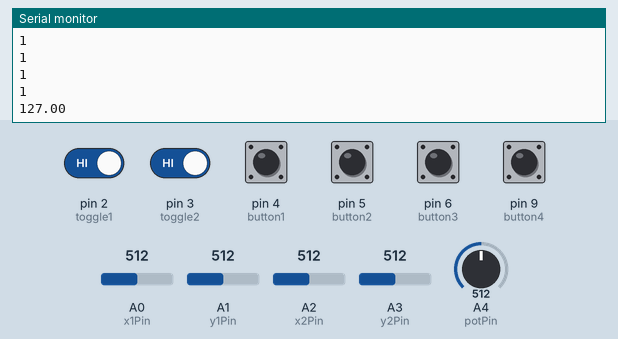
This sketch was run on a simulated Arduino Uno, built with avr-gcc and run on an emulated ATmega328P. Parts: the last lines printed to the serial monitor. The test bench sets the inputs (shaded band); at power-on: pin 2 (toggle1), pin 3 (toggle2), pin 4 (button1), pin 5 (button2), pin 6 (button3), pin 9 (button4) HIGH, A0 (x1Pin) = 512, A1 (y1Pin) = 512, A2 (x2Pin) = 512, A4 (potPin) = 512, A3 (y2Pin) = 512. No radio packets arrive unless stated.

Above: at 1.2 s.
1.3 s: A0 (x1Pin) set to 716
At 2.2 s:
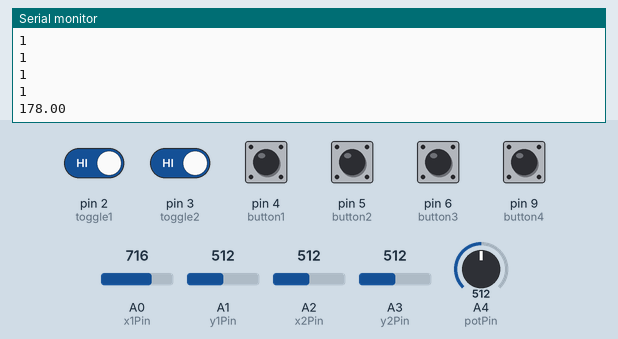
2.8 s: A1 (y1Pin) set to 306
At 3.9 s:
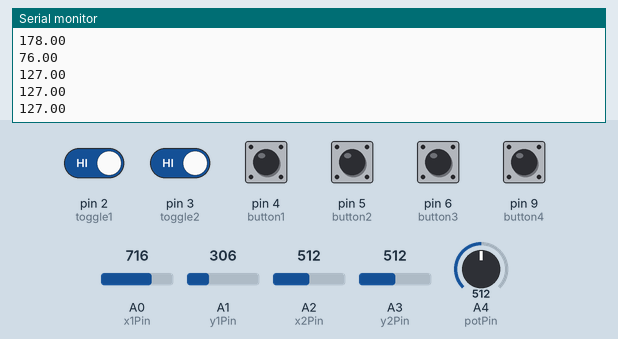
4.3 s: A2 (x2Pin) set to 306
At 5.3 s:
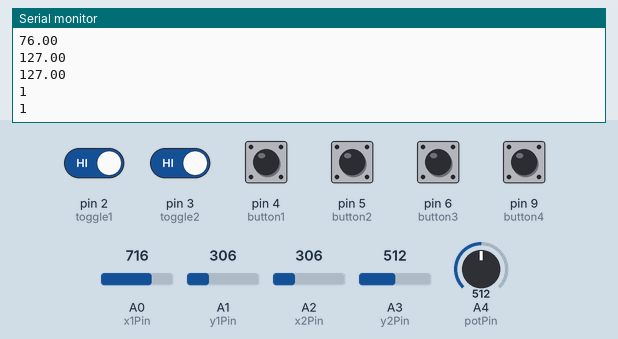
5.8 s: A4 (potPin) set to 306
At 6.5 s:
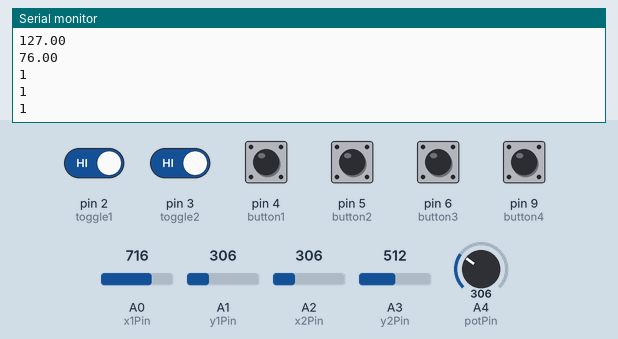
7.3 s: A3 (y2Pin) set to 992
At 7.9 s:
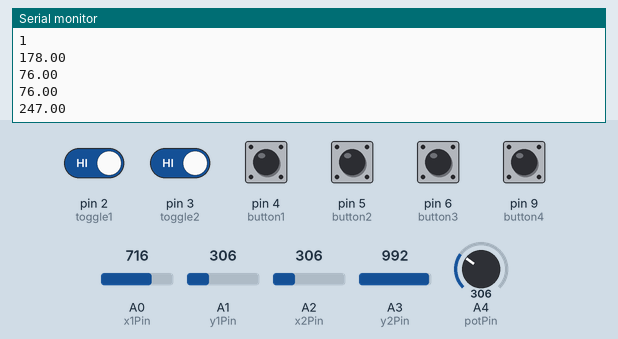
8.8 s: pin 2 (toggle1) driven LOW
Timing chart, 0 to 11.3 s (numbered marks = the images above; inputs shaded):
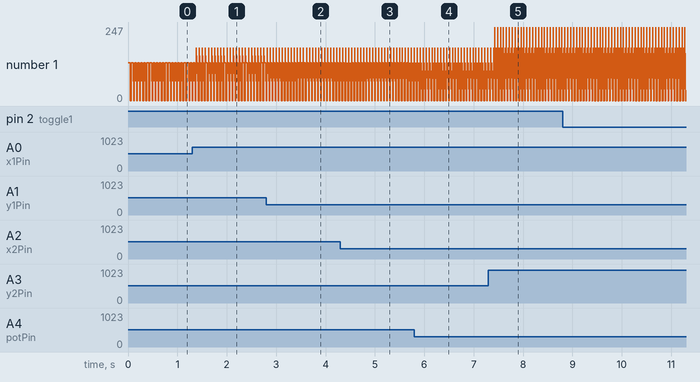

The sketch:

Transmitter.ino
```cpp
#include<nRF24L01.h>
#include<RF24.h>
#include<SPI.h>

//Pins of the 2 Joysticks
#define x1Pin A0
#define y1Pin A1
#define x2Pin A2
#define y2Pin A3

//Potentiomter Pin
#define potPin A4

//2 Toggle Switch Pins
#define toggle1 2
#define toggle2 3

//4 PushButtons Pins
#define button1 4
#define button2 5
#define button3 6
#define button4 9

RF24 radio(7,8); //declaring CE and CSN pins
//RF24 is a class, creating a OBJECT radio
const byte address[]="node0"; //address can be anyting,but it should contain 5 letters

void setup() {
  // put your setup code here, to run once:
radio.begin(); //intializes the operations of Chip
radio.openWritingPipe(address);
radio.setPALevel(RF24_PA_LOW);
/* the above function is used to set the value of PowerAmplifier Range
   you can either set PALevel to MIN , LOW , HIGH , MAX
*/
radio.setDataRate(RF24_250KBPS); //There are 3 DataRates: 250KBPS , 1MBPS , 2MBPS
radio.stopListening(); //this function stops the nRF24L01 module from reading any data

Serial.begin(9600);
pinMode(x1Pin,INPUT);
pinMode(y1Pin,INPUT);
pinMode(x2Pin,INPUT);
pinMode(y2Pin,INPUT);
pinMode(potPin,INPUT);
pinMode(toggle1,INPUT_PULLUP);
pinMode(toggle2,INPUT_PULLUP);
pinMode(button1,INPUT_PULLUP);
pinMode(button2,INPUT_PULLUP);
pinMode(button3,INPUT_PULLUP);
pinMode(button4,INPUT_PULLUP);

}
struct datapack{
   float x1Val;
   float y1Val;
   float x2Val;
   float y2Val;
   float potVal;
   bool toggle1Val; // bool is a DataType , which it  either stores 0 or 1
   bool toggle2Val;
   bool button1Val;
   bool button2Val;
   bool button3Val;
   bool button4Val;
};

datapack data; //here we created a variable named data whose datatype is datapack

void loop() {
  // put your main code here, to run repeatedly:
data.x1Val=map(analogRead(x1Pin) , 0,1023 , 0,255);
data.y1Val=map(analogRead(y1Pin) , 0,1023 , 0,255);
data.x2Val=map(analogRead(x2Pin) , 0,1023 , 0,255);
data.y2Val=map(analogRead(y2Pin) , 0,1023 , 0,255);
data.potVal=map(analogRead(potPin) , 0,1023 , 0,255);
data.toggle1Val=digitalRead(toggle1);
data.toggle2Val=digitalRead(toggle2);
data.button1Val=digitalRead(button1);
data.button2Val=digitalRead(button2);
data.button3Val=digitalRead(button3);
data.button4Val=digitalRead(button4);

radio.write(&data , sizeof(data));
/* write function is used to send the data ,
    we need to call stopListening function before calling write Function
   "&"=Ampersand Symbol , & represents the 'Address of the Operator/Variable'
    "sizeof" is function of C++ , used to obtain the size of the Operator/Variable
*/

Serial.println(data.x1Val);
Serial.println(data.y1Val);
Serial.println(data.x2Val);
Serial.println(data.y2Val);
Serial.println(data.potVal);
Serial.println(data.toggle1Val);
Serial.println(data.toggle2Val);
Serial.println(data.button1Val);
Serial.println(data.button2Val);
Serial.println(data.button3Val);
Serial.println(data.button4Val);
Serial.println();


}
```

ReadMe.ino
```cpp
// A 11 channel Transmitter
/*
  2 Joysticks(4Channel) , 1 Potentiometer(1Channel) , 2 Toggle Switch(2Channels) , 4 PushButtons(4Channels)

*/

//There are 4 PowerLevels: MIN , LOW , HIGH , MAX
//There are 3 DataRates: 250KBPS , 1MBPS , 2MBPS
```

Measured:
- after the input at 1.3 s, the serial monitor: prints a new line after 0.08 s (image 1)
- after the input at 2.8 s, the serial monitor: prints a new line after 0.09 s (image 2)
- after the input at 7.3 s, the serial monitor: prints a new line after 0.13 s (image 5)
- plotted number 1: 1 → 76 after the input at 2.8 s
